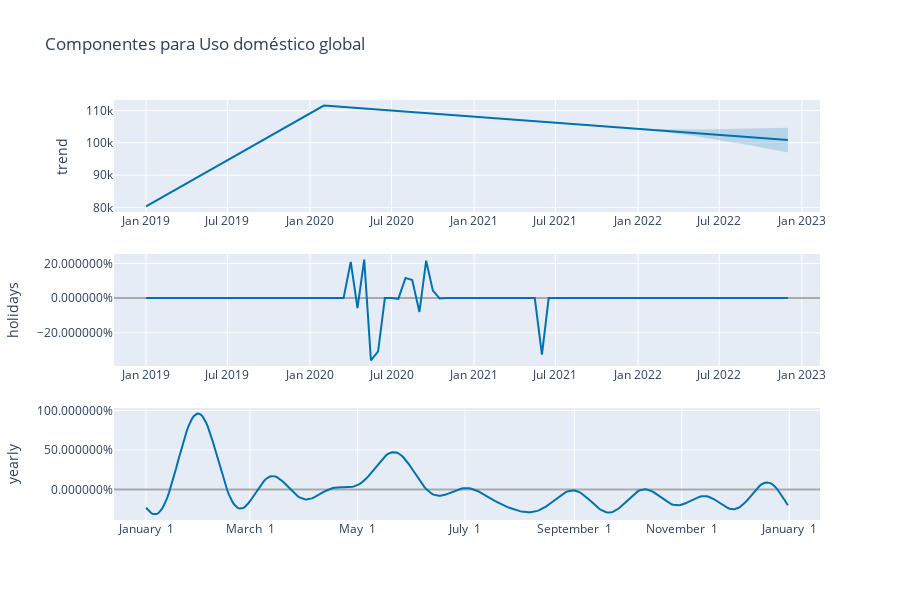

The notebook cell saved with this chart:
### Code cell
#np.array(Domestico.groupby("ds").y.mean())
TendencyConsumtion = pd.DataFrame([pd.DataFrame(DomesticoF.groupby("ds").y.sum()).index, np.array(DomesticoF.groupby("ds").y.sum())]).T
TendencyConsumtion.columns = ['ds', 'y']
analyze(TendencyConsumtion, name = 'Uso doméstico global', gt_0 = 0, max_ = None, prior = 0.05, monthly = True)

### Figure 1 — Plotly figure (JSON) as saved in the notebook; plotly's stock layout.template omitted (floating-point values rounded to 4 significant figures; data arrays with more than 128 entries replaced by an {"elided": "..."} marker saying what was removed)
{"data": [{"line": {"color": "#0072B2", "width": 2}, "mode": "lines", "name": "trend", "type": "scatter", "x": {"elided": "434 str values"}, "xaxis": "x", "y": {"elided": "434 float values"}, "yaxis": "y"}, {"line": {"color": "rgba(0, 114, 178, 0.2)", "width": 0}, "mode": "lines", "name": "trend_upper", "type": "scatter", "x": {"elided": "434 str values"}, "xaxis": "x", "y": {"elided": "434 float values"}, "yaxis": "y"}, {"fill": "tonexty", "fillcolor": "rgba(0, 114, 178, 0.2)", "line": {"color": "rgba(0, 114, 178, 0.2)", "width": 0}, "mode": "lines", "name": "trend_lower", "type": "scatter", "x": {"elided": "434 str values"}, "xaxis": "x", "y": {"elided": "434 float values"}, "yaxis": "y"}, {"line": {"color": "#0072B2", "width": 2}, "mode": "lines", "name": "holidays", "text": {"elided": "434 str values"}, "type": "scatter", "x": {"elided": "434 str values"}, "xaxis": "x2", "y": {"elided": "434 float values"}, "yaxis": "y2"}, {"line": {"color": "#0072B2", "width": 2}, "mode": "lines", "name": "yearly", "type": "scatter", "x": {"elided": "365 str values"}, "xaxis": "x3", "y": {"elided": "365 float values"}, "yaxis": "y3"}], "layout": {"height": 600, "showlegend": false, "title": {"text": "Componentes para Uso doméstico global"}, "width": 900, "xaxis": {"anchor": "y", "domain": [0, 1], "range": ["2018-10-21T12:00:00", "2023-02-10T12:00:00"], "type": "date"}, "xaxis2": {"anchor": "y2", "domain": [0, 1], "range": ["2018-10-21T12:00:00", "2023-02-10T12:00:00"], "type": "date"}, "xaxis3": {"anchor": "y3", "domain": [0, 1], "range": ["2016-12-13T18:54:02.958904115", "2018-01-18T11:04:57.863013581"], "tickformat": "%B %e", "type": "date"}, "yaxis": {"anchor": "x", "domain": [0.7333, 1], "rangemode": "normal", "title": {"text": "trend"}, "zerolinecolor": "#AAA"}, "yaxis2": {"anchor": "x2", "domain": [0.3667, 0.6333], "hoverformat": ".2%", "rangemode": "tozero", "tickformat": "%", "title": {"text": "holidays"}, "zerolinecolor": "#AAA"}, "yaxis3": {"anchor": "x3", "domain": [0, 0.2667], "hoverformat": ".2%", "tickformat": "%", "title": {"text": "yearly"}, "zerolinecolor": "#AAA"}}}
